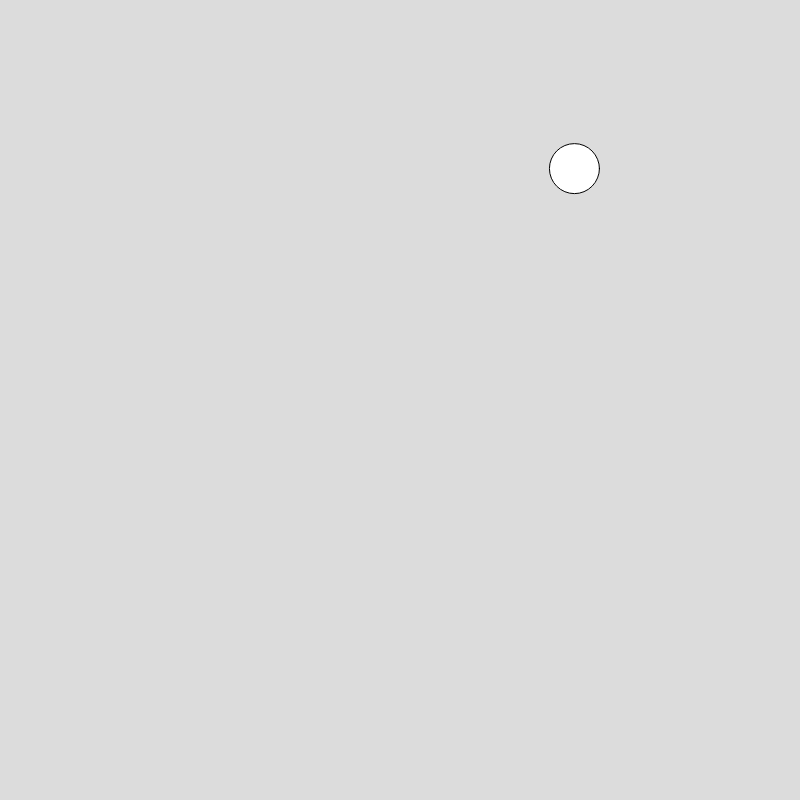
Frame 1 (no input)
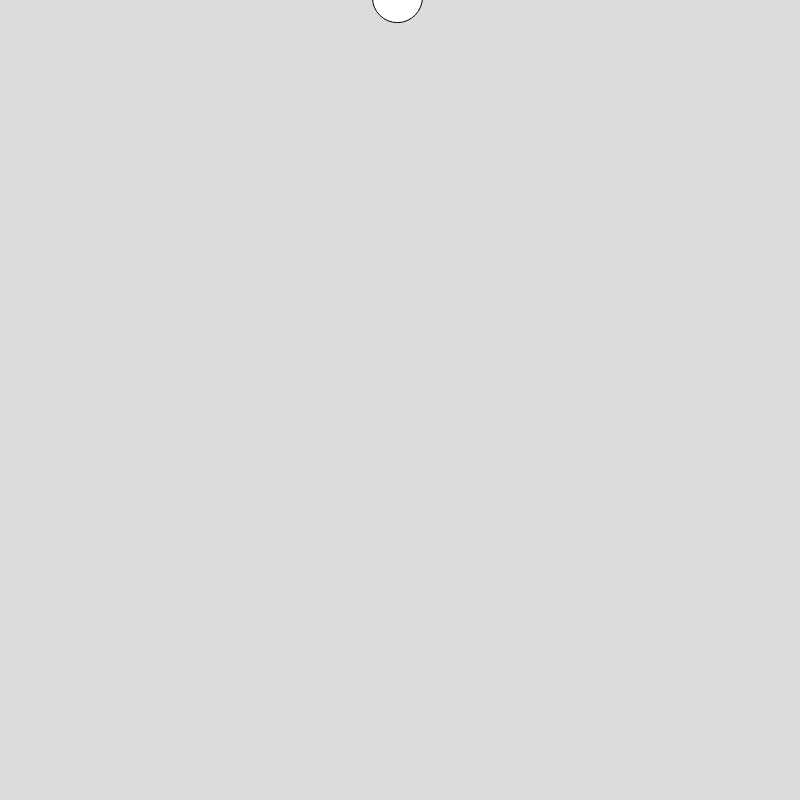
Frame 60 (no input)
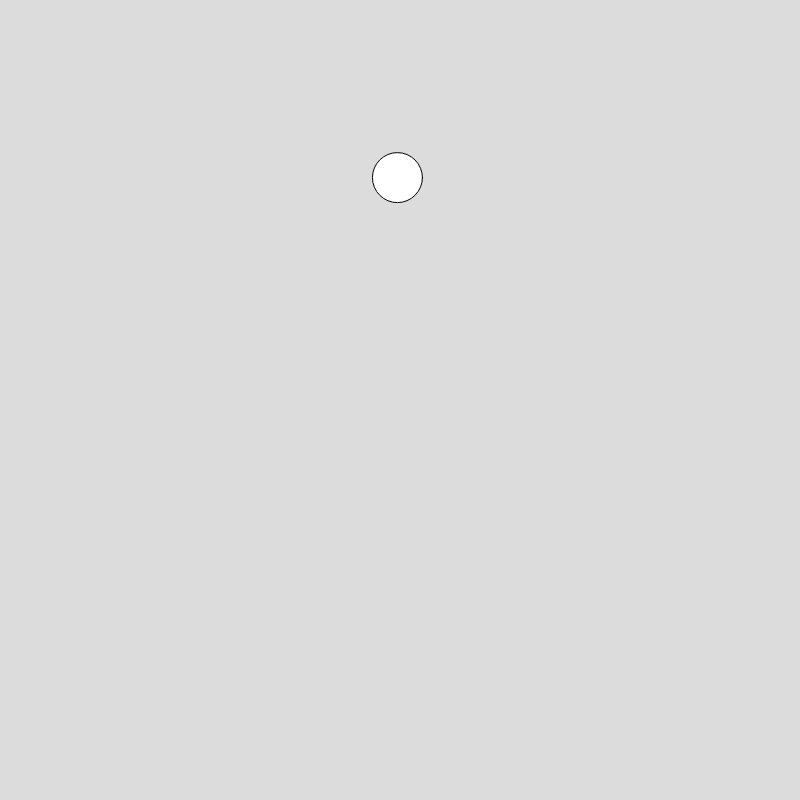
Frame 120 (the mouse pressed at the canvas centre since frame 60)

The p5.js sketch that drew these frames (run headless with seeded random() and noise() and a simulated clock; from frame 60 on, the mouse is pressed at the canvas centre):

// p5.js sketch
// ── sketch.js

let debug = false;
let speedfactor = 3;
let xspeed = speedfactor;
let yspeed = speedfactor;
let x=0; 
let y=0;
let d=0;

function setup() {
  createCanvas(800, 800);

x = random(width);
y = random(height);
}

function draw() {
  background(220);

d = sqrt((x - mouseX)**2 + (y - mouseY)**2);

x += xspeed;
y += yspeed;

circle(x,y,50);

if (mouseX > x){
   xspeed = speedfactor;
}
else{
   xspeed = -speedfactor;
}

if (mouseY > y){
   yspeed = speedfactor;
}

else{
   yspeed = -speedfactor;
}

if (d < 25){
   fill(random(10,250),random(10,250),random(10,250),255);
   x = random(width);
   y = random(height);
  }

if (debug){
   textSize(30);
   text("mouseX:" + mouseX, 50,50);
   text("mouseY:" + mouseY, 50,80);
   text("x: " + x, 50,120);
   text("y: " + y, 50,150);
   text("d: " + d, 50,180);
   }
}

 // image(img,xspeed,yspeed,10,10);}
